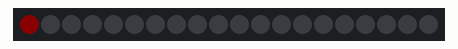
Recording of a sketch running on a simulated ESP8266 (NodeMCU). Parts: 20 RGB LEDs in strip order, left to right. Dim RGB values are drawn brighter than linear.

Above: at 0.07 s.
At 0.53 s:
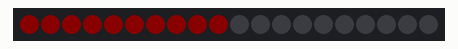
At 0.98 s:
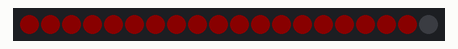
At 1.9 s:
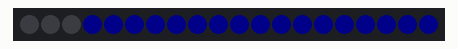
At 3.11 s:
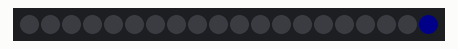
At 4.1 s:
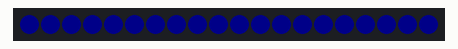

The sketch:

LedStripTest.ino
```cpp
#include <Adafruit_NeoPixel.h>

const uint8_t NUM_PIXELS = 20;
const uint16_t DELAY = 50;

Adafruit_NeoPixel pixels(NUM_PIXELS, D2, NEO_GRB + NEO_KHZ800);

void setup() {
  pixels.begin();
}

void loop() {
  pixels.clear();
  for (uint8_t i = 0; i < NUM_PIXELS; i++) {
    pixels.setPixelColor(i, pixels.Color(10, 0, 0));
    pixels.show();
    delay(DELAY);
  }

  pixels.clear();
  for (int8_t i = NUM_PIXELS - 1; i >= 0; i--) {
    pixels.setPixelColor(i, pixels.Color(0, 0, 10));
    pixels.show();
    delay(DELAY);
  }
}
```

Measured:
- by itself, everything shown: repeats every 4.1 s, in 27 steps
